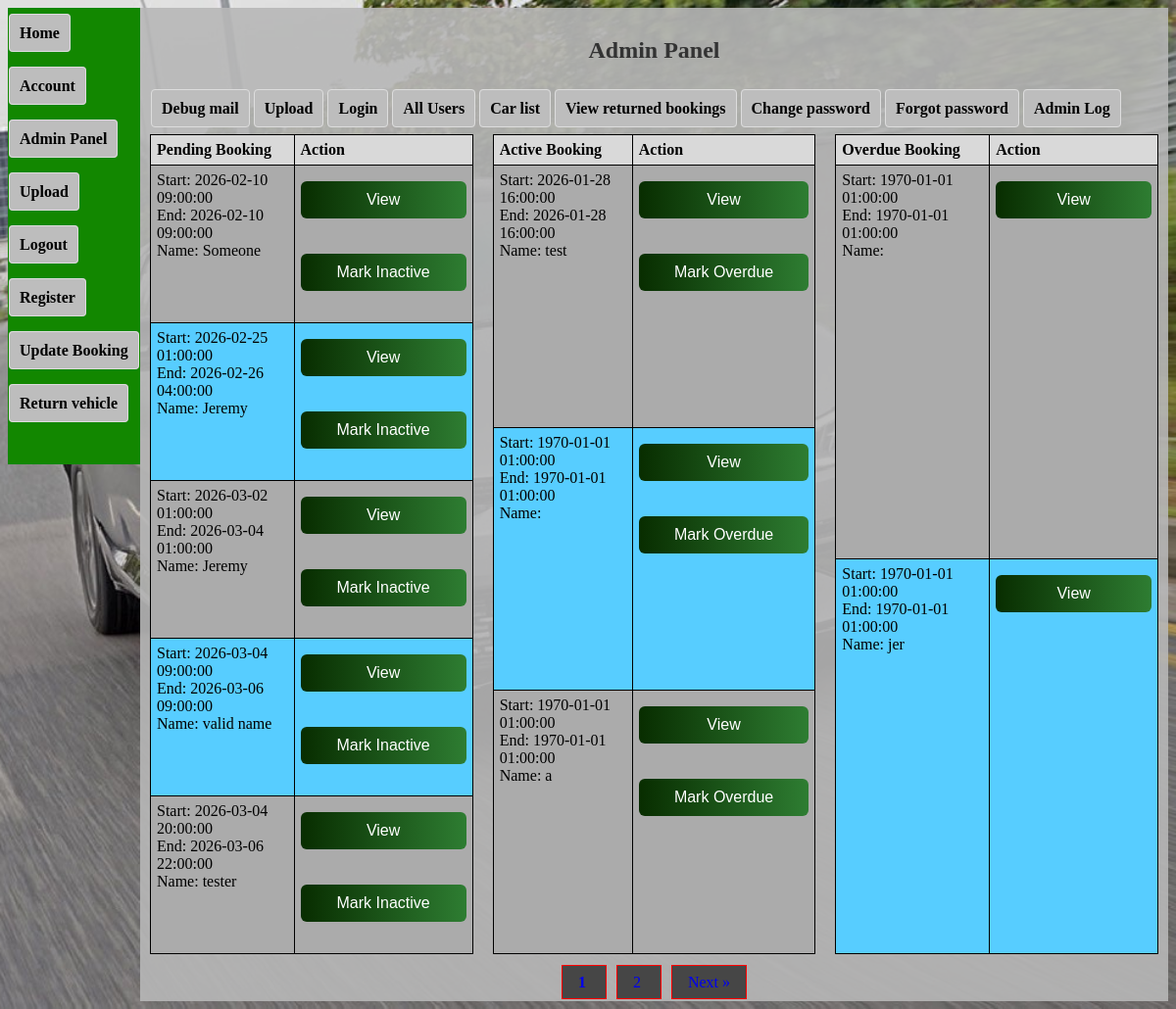
The app's page /MotoZoom/admin.php (signed in) with its own data.
### tables this page shows
CREATE TABLE `pend_booking` (
  `id` int(11) NOT NULL,
  `pend_booking_id` int(11) NOT NULL,
  `selected_details` longtext NOT NULL,
  `created_at` timestamp NOT NULL DEFAULT current_timestamp(),
  `updated_time` datetime NOT NULL DEFAULT current_timestamp(),
  `latitude` decimal(10,7) NOT NULL,
  `longitude` decimal(10,7) NOT NULL,
  `returned_at` datetime DEFAULT NULL,
  `status` varchar(50) DEFAULT 'pending'
);

### MotoZoom/admin.php (the view, shortened to what this page needs)
<?php
include 'db.php';
include 'sidebara.php';
$limit  = 5;
$page   = isset($_GET['page']) && is_numeric($_GET['page']) ? (int)$_GET['page'] : 1;
$page   = max($page, 1);
$offset = ($page - 1) * $limit;
$countStmt = $pdo2->prepare(
    "SELECT COUNT(*)
     FROM pend_booking
     WHERE status = :status"
);
$countStmt->execute(['status' => 'pending']);
$totalPending = (int) $countStmt->fetchColumn();
$countStmt->execute(['status' => 'active']);
$totalActive = (int) $countStmt->fetchColumn();
$countStmt->execute(['status' => 'overdue']);
$totalOverdue = (int) $countStmt->fetchColumn();
$totalRows  = max($totalPending, $totalActive, $totalOverdue);
$totalPages = max(1, ceil($totalRows / $limit));
function fetchBookings(
    PDO $pdo,
    string $status,
    int $limit,
    int $offset,
    string $orderKey
): array {
    $sql = "
        SELECT id, selected_details, status
        FROM pend_booking
        WHERE status = :status
        ORDER BY
            CASE
                WHEN JSON_UNQUOTE(JSON_EXTRACT(selected_details, :jsonPath)) = '1970-01-01 01:00:00'
                THEN 1
                ELSE 0
            END,
            STR_TO_DATE(
                JSON_UNQUOTE(JSON_EXTRACT(selected_details, :jsonPath)),
                '%Y-%m-%d %H:%i:%s'
            ) ASC
        LIMIT :limit OFFSET :offset
    ";
    $stmt = $pdo->prepare($sql);
    $stmt->bindValue(':status', $status);
    $stmt->bindValue(':jsonPath', '$.' . $orderKey);
    $stmt->bindValue(':limit', $limit, PDO::PARAM_INT);
    $stmt->bindValue(':offset', $offset, PDO::PARAM_INT);
    $stmt->execute();
    return $stmt->fetchAll(PDO::FETCH_ASSOC);
}
$pendings = fetchBookings($pdo2, 'pending', $limit, $offset, 'start_date');
$actives  = fetchBookings($pdo2, 'active',  $limit, $offset, 'end_date');
$overdues = fetchBookings($pdo2, 'overdue', $limit, $offset, 'end_date');
?>
<!DOCTYPE html>
<html lang="en">
<head>
    <link rel="stylesheet" href="css/styles.css">
    <link rel="stylesheet" href="css/stylesform.css">
</head>
<body>
<div class="container">
    <h2>Admin Panel</h2>
    <div class="navbar navbar-admin">
        <p>
            <a href="mail.php">Debug mail</a>
            <a href="upload.php">Upload</a>
            <a href="login.php">Login</a>
            <a href="list.php">All Users</a>
            <a href="carlistallview.php">Car list</a>
            <a href="updatebooking.php">View returned bookings</a>
            <a href="change_pass.php">Change password</a>
            <a href="forgot_pass.php">Forgot password</a>
            <a href="admin_logs.php">Admin Log</a>
        </p>
    </div>
    <div class="tables-wrapper">
        <table>
            <thead>
                <tr>
                    <th>Pending Booking</th>
                    <th>Action</th>
                </tr>
            </thead>
            <tbody>
            <?php if ($pendings): ?>
                <?php foreach ($pendings as $b): ?>
                    <?php $d = json_decode($b['selected_details'], true); ?>
                    <tr>
                        <td>
                            Start: <?= htmlspecialchars($d['start_date'] ?? '') ?><br>
                            End: <?= htmlspecialchars($d['end_date'] ?? '') ?><br>
                            Name: <?= htmlspecialchars($d['customer_name'] ?? '') ?>
                        </td>
                        <td>
                            <form method="get" action="bookinginfo.php">
                                <button type="submit">View</button>
                            </form>
                            <?php if (!empty($d['start_date']) && strtotime($d['start_date']) < time()): ?>
                                <form method="post">
                                    <button type="submit">Mark Inactive</button>
                                </form>
                            <?php endif; ?>
                        </td>
                    </tr>
                <?php endforeach; ?>
            <?php else: ?>
                <tr>
                    <td colspan="2">No pending bookings</td>
                </tr>
            <?php endif; ?>
            </tbody>
        </table>
        <table>
            <thead>
                <tr>
                    <th>Active Booking</th>
                    <th>Action</th>
                </tr>
            </thead>
            <tbody>
            <?php if ($actives): ?>
                <?php foreach ($actives as $b): ?>
                    <?php $d = json_decode($b['selected_details'], true); ?>
                    <tr>
                        <td>
                            Start: <?= htmlspecialchars($d['start_date'] ?? '') ?><br>
                            End: <?= htmlspecialchars($d['end_date'] ?? '') ?><br>
                            Name: <?= htmlspecialchars($d['customer_name'] ?? '') ?>
                        </td>
                        <td>
                            <form method="get" action="bookinginfo.php">
                                <button type="submit">View</button>
                            </form>
                            <?php if (!empty($d['end_date']) && strtotime($d['end_date']) < time()): ?>
                                <form method="post">
                                    <button type="submit">Mark Overdue</button>
                                </form>
                            <?php endif; ?>
                        </td>
                    </tr>
                <?php endforeach; ?>
            <?php else: ?>
                <tr>
                    <td colspan="2">No active bookings</td>
                </tr>
            <?php endif; ?>
            </tbody>
        </table>
        <table>
            <thead>
                <tr>
                    <th>Overdue Booking</th>
                    <th>Action</th>
                </tr>
            </thead>
            <tbody>
            <?php if ($overdues): ?>
                <?php foreach ($overdues as $b): ?>
                    <?php $d = json_decode($b['selected_details'], true); ?>
                    <tr>
                        <td>
                            Start: <?= htmlspecialchars($d['start_date'] ?? '') ?><br>
                            End: <?= htmlspecialchars($d['end_date'] ?? '') ?><br>
                            Name: <?= htmlspecialchars($d['customer_name'] ?? '') ?>
                        </td>
                        <td>
                            <form method="get" action="bookinginfo.php">
                                <button type="submit">View</button>
                            </form>
                        </td>
                    </tr>
                <?php endforeach; ?>
            <?php else: ?>
                <tr>
                    <td colspan="2">No overdue bookings</td>
                </tr>
            <?php endif; ?>
            </tbody>
        </table>
    </div>
    <div class="page_change" style="margin-top: 20px;">
        <?php for ($i = 1; $i <= $totalPages; $i++): ?>
            <a href="?page=<?= $i ?>" <?= $i === $page ? 'style="font-weight:bold;"' : '' ?>>
                <?= $i ?>
            </a>
        <?php endfor; ?>
        <?php if ($page < $totalPages): ?>
            <a href="?page=<?= $page + 1 ?>">Next &raquo;</a>
        <?php endif; ?>
    </div>
</div>
</body>
</html>

### MotoZoom/css/styles.css (style rules this page uses)
body { font-family: Times New Roman, sans-serif; background-color: #000227; background-image: url('images/carimage.jpg'); background-size: cover; background-repeat: no-repeat; background-position: center; background-attachment: scroll; }
.container { margin-left: 135px; flex: 1; background-color: rgba(183, 183, 183, 0.9); padding: 10px; position: relative; }
h1, h2 { color: #333; text-align: center; }
form { display: flex; flex-direction: column; }
button { padding: 10px; border: none; border-radius: 4px; background-color: #00910e; color: white; font-size: 16px; cursor: pointer; margin: 10px 0; }
table { width: 100%; border-collapse: collapse; background: linear-gradient(to right, #e0e0e0, #b13939); }
table, th, td { width: 20%; border: 3px solid #000000; }
th { padding: 10px; text-align: left; background-color: #d9d9d9; }
td { text-align: left; background-color: #ababab; }
tr:nth-child(even) td { background-color: #57cdff; }
.navbar { display: flex; justify-content: flex-start; background-color: #128700; padding: 1px; width: fit-content; position: fixed; font-weight: bold; }
.navbar a { flex: 1; background-color: #BDBDBD; color: rgb(0, 0, 0); padding: 10px; border: 1px solid #ddd; border-radius: 4px; text-decoration: none; text-align: left; }
.navbar-admin { background-color: rgba(183, 183, 183, 0); position: sticky; top: 0; }
.page_change { margin-top: 20px; text-align: center; }
.page_change a { margin: 0 5px; padding: 8px 16px; border: 1px solid #ff0000; text-decoration: none; background-color: #464646; }

### MotoZoom/css/stylesform.css (style rules this page uses)
form button { padding: 10px 20px; font-size: 16px; border: none; border-radius: 6px; cursor: pointer; background: linear-gradient(to right, #082d00, #2e7d32); color: #ffffff; transition: all 0.3s ease; }

### MotoZoom/admin.php (style rules this page uses)
.tables-wrapper { display: flex; gap: 20px; }
table { border-collapse: collapse; width: 100%; }
table, th, td { border: 1px solid #000; }
th, td { padding: 6px; vertical-align: top; }
.page_change a { margin: 0 5px; text-decoration: none; }

### records on screen
pend_booking: selected_details "2026-02-10 09:00:00", selected_details "Someone"
pend_booking: selected_details "2026-02-25 01:00:00", selected_details "2026-02-26 04:00:00", selected_details "Jeremy"
pend_booking: selected_details "2026-03-02 01:00:00", selected_details "2026-03-04 01:00:00", selected_details "Jeremy"
pend_booking: selected_details "2026-03-04 09:00:00", selected_details "2026-03-06 09:00:00", selected_details "valid name"
pend_booking: selected_details "2026-03-04 20:00:00", selected_details "2026-03-06 22:00:00", selected_details "tester"
pend_booking: selected_details "2026-01-28 16:00:00", selected_details "test"
pend_booking: selected_details "1970-01-01 01:00:00"
pend_booking: selected_details "1970-01-01 01:00:00", selected_details "a"
pend_booking: selected_details "1970-01-01 01:00:00"
pend_booking: selected_details "1970-01-01 01:00:00", selected_details "jer"
